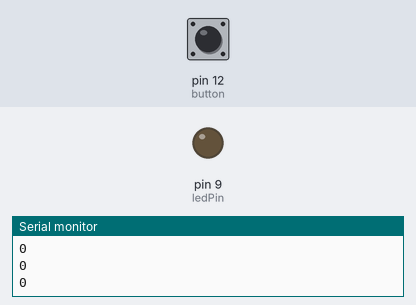
Bench run of a sketch on a simulated Arduino Uno, built with avr-gcc and run on an emulated ATmega328P. Parts: output pins drawn as LEDs (lit = HIGH), the last lines printed to the serial monitor. Inputs (shaded band) come from the test bench; at power-on: pin 12 (button) LOW.

Above: at 1.2 s.
1.3 s: pin 12 (button) pulled HIGH for 0.15 s
At 1.8 s:
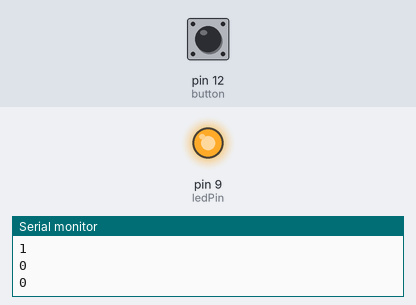
2.9 s: pin 12 (button) pulled HIGH for 1 s
At 4.2 s:
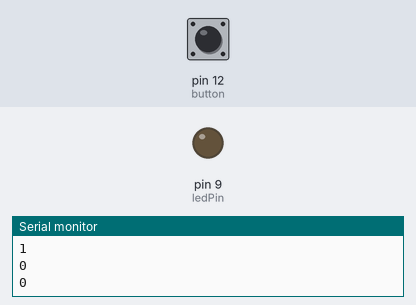
5.4 s: pin 12 (button) pulled HIGH for 3.2 s
At 6.2 s:
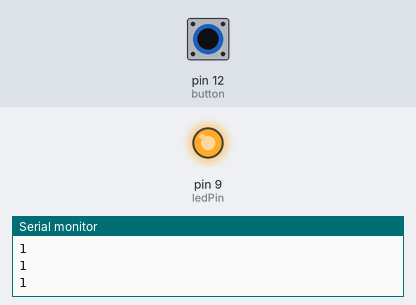
Timing chart, 0 to 8.4 s (numbered marks = the images above; inputs shaded):
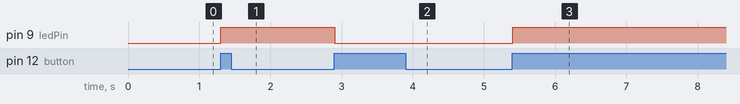

Measured:
- after the input at 1.3 s, pin 9 (ledPin): LOW → HIGH at once
- after the input at 2.9 s, pin 9 (ledPin): HIGH → LOW at once
- after the input at 5.4 s, pin 9 (ledPin): LOW → HIGH at once

The sketch:

toggle_button.ino
```cpp
int ledPin=9;
int ledState=0;
int buttonnew;
int buttonold=1;
int delayt=100;
int button=12;
//int button2=13;
int buttonRead;
void setup() {
  Serial.begin(9600);
  pinMode(ledPin,OUTPUT);
  pinMode(button,INPUT);
  //pinMode(button2,INPUT);// put your setup code here, to run once:
}

void loop() {
  buttonnew=digitalRead(button);
  Serial.println(buttonold);
  if(buttonold==0 && buttonnew==1)
  {
    if(ledState==0)
    {
    digitalWrite(ledPin,HIGH);
    ledState=1;
    }
    else
    {
    analogWrite(ledPin,LOW);
    ledState=0;
    }
  }
  buttonold=buttonnew;
  delay(delayt);
}
```
